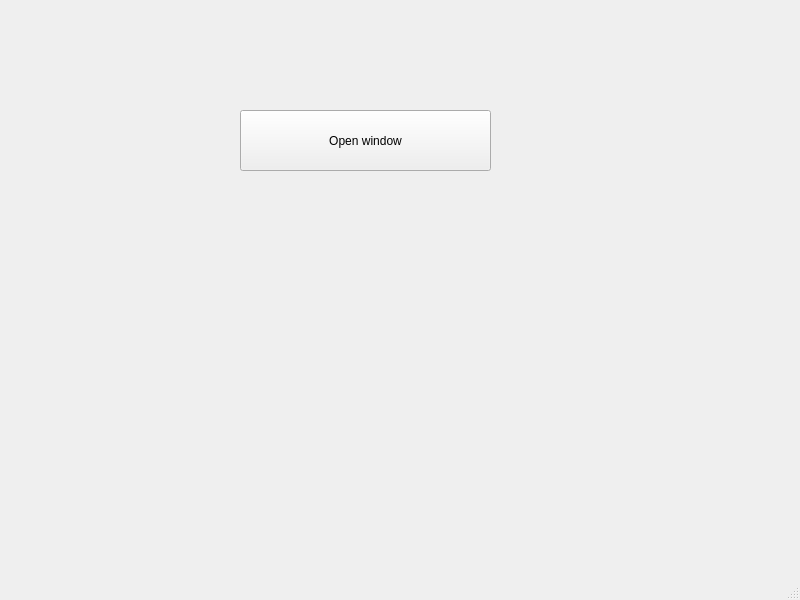
<?xml version="1.0" encoding="UTF-8"?>
<ui version="4.0">
 <class>MainWindow</class>
 <widget class="QMainWindow" name="MainWindow">
  <property name="geometry">
   <rect>
    <x>0</x>
    <y>0</y>
    <width>800</width>
    <height>600</height>
   </rect>
  </property>
  <property name="windowTitle">
   <string>MainWindow</string>
  </property>
  <widget class="QWidget" name="centralwidget">
   <widget class="QPushButton" name="pushButton">
    <property name="geometry">
     <rect>
      <x>240</x>
      <y>110</y>
      <width>251</width>
      <height>61</height>
     </rect>
    </property>
    <property name="text">
     <string>Open window</string>
    </property>
   </widget>
  </widget>
  <widget class="QMenuBar" name="menubar">
   <property name="geometry">
    <rect>
     <x>0</x>
     <y>0</y>
     <width>800</width>
     <height>19</height>
    </rect>
   </property>
  </widget>
  <widget class="QStatusBar" name="statusbar"/>
 </widget>
 <resources/>
 <connections/>
</ui>
